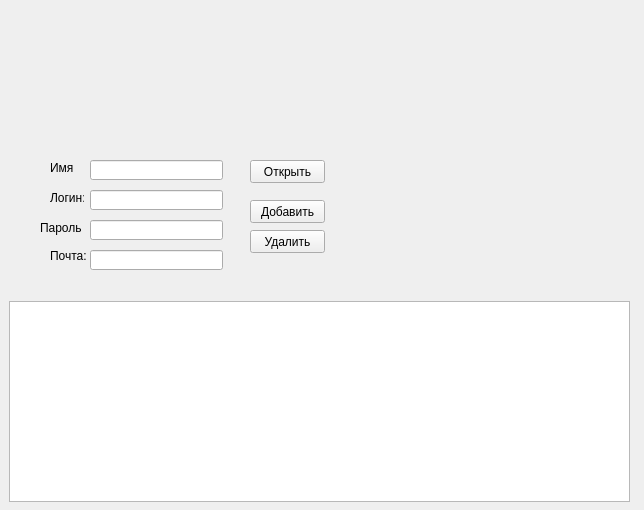
<?xml version="1.0" encoding="UTF-8"?>
<ui version="4.0">
 <class>Form</class>
 <widget class="QWidget" name="Form">
  <property name="geometry">
   <rect>
    <x>0</x>
    <y>0</y>
    <width>644</width>
    <height>510</height>
   </rect>
  </property>
  <property name="windowTitle">
   <string>Polzovateli</string>
  </property>
  <widget class="QLabel" name="label">
   <property name="geometry">
    <rect>
     <x>50</x>
     <y>160</y>
     <width>23</width>
     <height>16</height>
    </rect>
   </property>
   <property name="text">
    <string>Имя:</string>
   </property>
  </widget>
  <widget class="QLabel" name="label_2">
   <property name="geometry">
    <rect>
     <x>50</x>
     <y>190</y>
     <width>34</width>
     <height>16</height>
    </rect>
   </property>
   <property name="text">
    <string>Логин:</string>
   </property>
  </widget>
  <widget class="QLabel" name="label_3">
   <property name="geometry">
    <rect>
     <x>40</x>
     <y>220</y>
     <width>41</width>
     <height>16</height>
    </rect>
   </property>
   <property name="text">
    <string>Пароль:</string>
   </property>
  </widget>
  <widget class="QLabel" name="label_4">
   <property name="geometry">
    <rect>
     <x>50</x>
     <y>240</y>
     <width>51</width>
     <height>31</height>
    </rect>
   </property>
   <property name="text">
    <string>Почта:</string>
   </property>
  </widget>
  <widget class="QLineEdit" name="limya">
   <property name="geometry">
    <rect>
     <x>90</x>
     <y>160</y>
     <width>133</width>
     <height>20</height>
    </rect>
   </property>
  </widget>
  <widget class="QLineEdit" name="llogin">
   <property name="geometry">
    <rect>
     <x>90</x>
     <y>190</y>
     <width>133</width>
     <height>20</height>
    </rect>
   </property>
  </widget>
  <widget class="QLineEdit" name="lparol">
   <property name="geometry">
    <rect>
     <x>90</x>
     <y>220</y>
     <width>133</width>
     <height>20</height>
    </rect>
   </property>
  </widget>
  <widget class="QLineEdit" name="lemail">
   <property name="geometry">
    <rect>
     <x>90</x>
     <y>250</y>
     <width>133</width>
     <height>20</height>
    </rect>
   </property>
  </widget>
  <widget class="QTableWidget" name="twpolzovateli">
   <property name="geometry">
    <rect>
     <x>9</x>
     <y>301</y>
     <width>621</width>
     <height>201</height>
    </rect>
   </property>
  </widget>
  <widget class="QPushButton" name="pbopen">
   <property name="geometry">
    <rect>
     <x>250</x>
     <y>160</y>
     <width>75</width>
     <height>23</height>
    </rect>
   </property>
   <property name="text">
    <string>Открыть</string>
   </property>
  </widget>
  <widget class="QPushButton" name="pbinsert">
   <property name="geometry">
    <rect>
     <x>250</x>
     <y>200</y>
     <width>75</width>
     <height>23</height>
    </rect>
   </property>
   <property name="text">
    <string>Добавить</string>
   </property>
  </widget>
  <widget class="QPushButton" name="pbdelete">
   <property name="geometry">
    <rect>
     <x>250</x>
     <y>230</y>
     <width>75</width>
     <height>23</height>
    </rect>
   </property>
   <property name="text">
    <string>Удалить</string>
   </property>
  </widget>
 </widget>
 <resources/>
 <connections/>
</ui>
